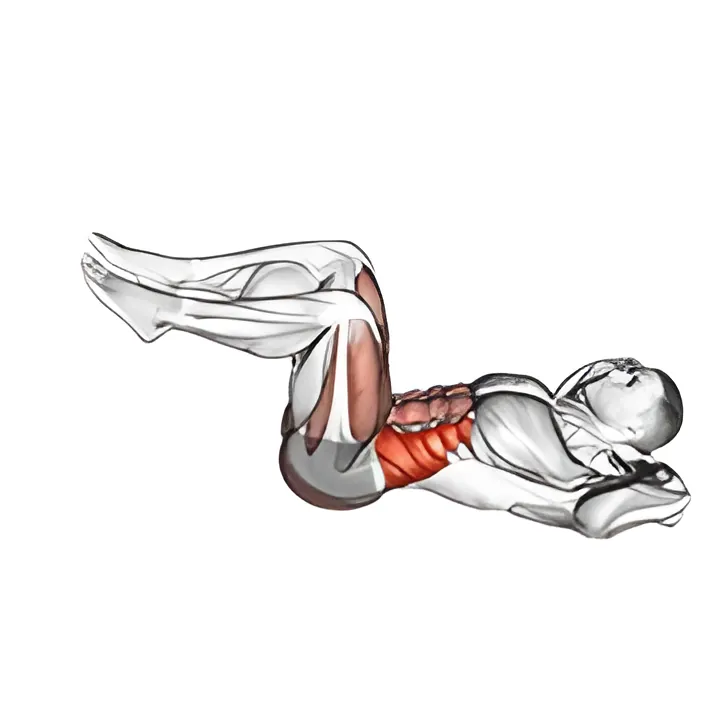
#> input picture app/src/main/assets/img/0003.webp, 720 x 720 px; its folder holds only this picture in this run
$ python build_boxes.py
#> lines starting #> are read from the running program, lines starting #| are printed output that depends on the picture
# -*- coding: utf-8 -*-
"""给每个动作算一个「主体框」，让不同动作在同样大小的卡片里看起来一样大。

素材是 960x960 白底，但人物在画面里的大小差别很大（占比 18%–100%），直接等比
缩放会出现「这张人很小、那张顶到边」。这里离线算全部内容（静图 + 动图关键帧的并集，
保证动起来不会跑到框外），归一化后写进 assets/boxes.json，运行时 PhotoView 按框
做 fitCenter。

用法：python tools/build_boxes.py
"""
import json
import os
from PIL import Image, ImageChops

ROOT = os.path.dirname(os.path.dirname(os.path.abspath(__file__)))
ASSETS = os.path.join(ROOT, 'app', 'src', 'main', 'assets')
SRC = os.path.join(ASSETS, 'img')
ANIM = os.path.join(ASSETS, 'anim')
OUT = os.path.join(ASSETS, 'boxes.json')

THRESH = 10      # 与纯白的差异阈值（0-255）
PAD = 0.035      # 四周留白，占画面边长比例
WORK = 192       # 先缩到 192 再算，快且够准
MAX_FRAMES = 6   # 动图最多抽这么多帧


def bbox_px(im):
    im = im.convert('L')
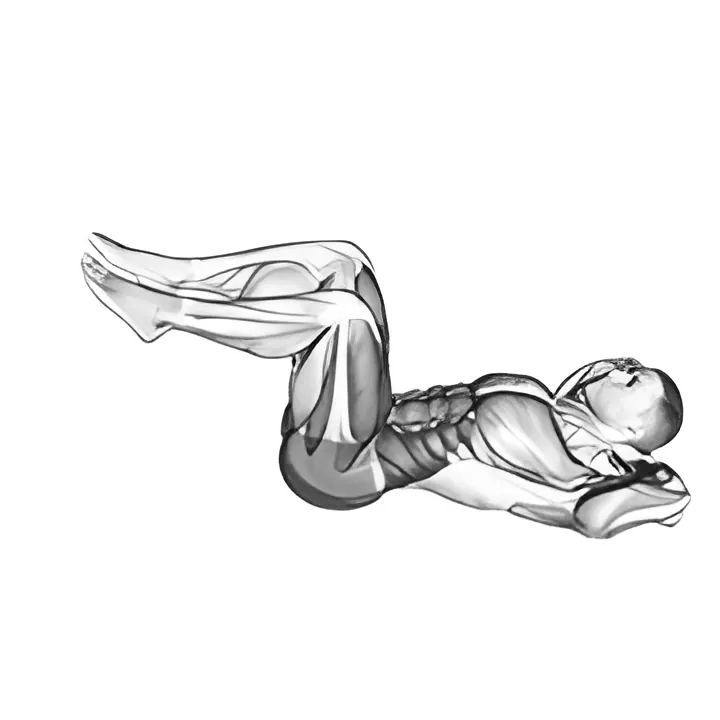
#> im: PIL image 720x720 L; min 0, max 255, mean 241.8
    if im.size != (WORK, WORK):
        im = im.resize((WORK, WORK), Image.BILINEAR)
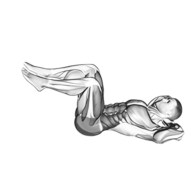
#> im: PIL image 192x192 L; min 29, max 255, mean 241.8
    diff = ImageChops.difference(im, Image.new('L', im.size, 255))
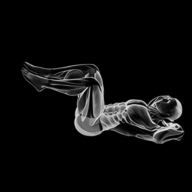
#> diff: PIL image 192x192 L; min 0, max 226, mean 13.2
    return diff.point(lambda v: 255 if v > THRESH else 0).getbbox()


def union_box(img_id):
    l = t = WORK
    r = b = 0
    seen = False

    boxes = []
    still = os.path.join(SRC, img_id + '.webp')
    if os.path.exists(still):
        boxes.append(bbox_px(Image.open(still)))
    anim = os.path.join(ANIM, img_id + '.webp')
    if os.path.exists(anim):
        try:
            a = Image.open(anim)
#> a is the input picture: PIL image 720x720 RGB; mean R, G, B 243.2, 241.3, 240.9
            n = getattr(a, 'n_frames', 1)
#> n = 1
            step = max(1, n // MAX_FRAMES)
#> step = 1
            for i in range(0, n, step):
                a.seek(i)
                boxes.append(bbox_px(a))
#> after the loop, boxes = [(21, 61, 185, 144), (21, 61, 185, 144)]
        except Exception:
            pass

    for bb in boxes:
        if not bb:
            continue
        seen = True
        l, t = min(l, bb[0]), min(t, bb[1])
        r, b = max(r, bb[2]), max(b, bb[3])
#> this loop made 2 passes
    if not seen:
        return [0.0, 0.0, 1.0, 1.0]

    l, t, r, b = [v / float(WORK) for v in (l, t, r, b)]
#> l = 0.109; t = 0.318; r = 0.964; b = 0.75
    # 极窄的线（伸直的腿、杠铃杆）撑不满画面，给最小边长，避免过度放大
    min_side = 0.32
    if r - l < min_side:
        c = (l + r) / 2.0
        l, r = c - min_side / 2.0, c + min_side / 2.0
    if b - t < min_side:
        c = (t + b) / 2.0
        t, b = c - min_side / 2.0, c + min_side / 2.0
    l, t = l - PAD, t - PAD
#> l = 0.0744; t = 0.283
    r, b = r + PAD, b + PAD
#> r = 0.999; b = 0.785
    # 夹回画面内，同时保持边长不缩水（否则又回到大小不一）
    if l < 0:
        r -= l
        l = 0
    if t < 0:
        b -= t
        t = 0
    if r > 1:
        l -= r - 1
        r = 1
    if b > 1:
        t -= b - 1
        b = 1
    l, t = max(0.0, l), max(0.0, t)
    return [round(l, 3), round(t, 3), round(r, 3), round(b, 3)]


def main():
    if not os.path.isdir(SRC):
        raise SystemExit('缺少 %s，先跑 tools/build_media.py' % SRC)
    ids = sorted(f[:-5] for f in os.listdir(SRC) if f.endswith('.webp'))
    out = {}
    for i, k in enumerate(ids):
        out[k] = union_box(k)
        if i % 150 == 0:
            print('  %d/%d' % (i, len(ids)))
    with open(OUT, 'w', encoding='utf-8') as fp:
        json.dump(out, fp, separators=(',', ':'))
    sides = [max(v[2] - v[0], v[3] - v[1]) for v in out.values()]
#> sides = [0.925]
    print('写出 %d 个主体框 -> %s (%.1f KB)' %
          (len(out), os.path.relpath(OUT, ROOT), os.path.getsize(OUT) / 1024.0))
#| 写出 1 个主体框 -> app/src/main/assets/boxes.json (0.0 KB)
    print('框最长边 min %.2f / avg %.2f / max %.2f' %
          (min(sides), sum(sides) / len(sides), max(sides)))
#| 框最长边 min 0.93 / avg 0.93 / max 0.93


if __name__ == '__main__':
    main()

$ run again, on app/src/main/assets/img/0083.webp
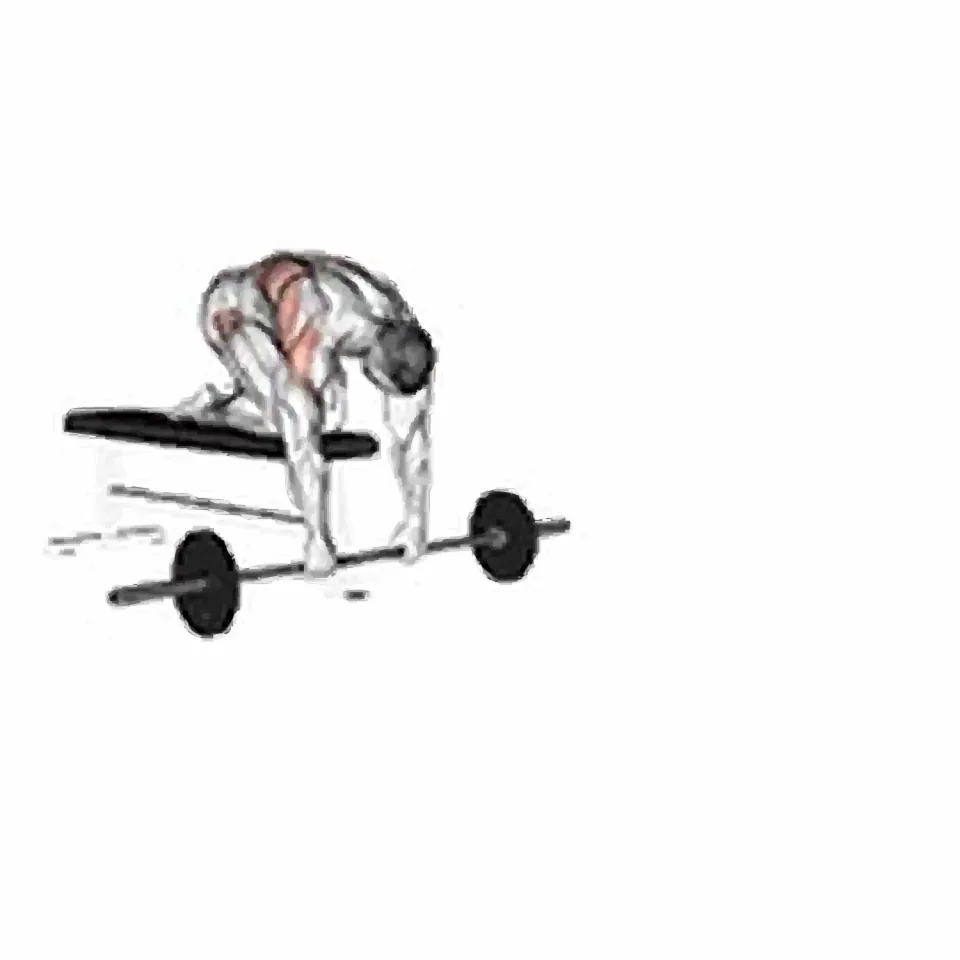
#> input picture app/src/main/assets/img/0083.webp, 960 x 960 px
#> in bbox_px, `im = im.resize((WORK, WORK), Image.BILINEAR)`:
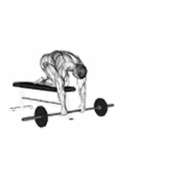
#> im: PIL image 192x192 L; min 4, max 255, mean 244
#> in bbox_px, `diff = ImageChops.difference(im, Image.new('L', im.size, 255))`:
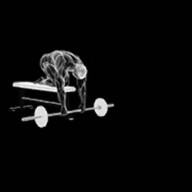
#> diff: PIL image 192x192 L; min 0, max 251, mean 11
#> in union_box, a is the input picture: PIL image 960x960 RGB; mean R, G, B 244.2, 244, 243.9
#> n = 1
#> after the loop in union_box, `for i in range(0, n, step):`: boxes = [(9, 49, 115, 129), (9, 49, 115, 129)]
#> the loop in union_box, `for bb in boxes:` made 2 passes
#> in union_box, `l, t, r, b = [v / float(WORK) for v in (l, t, r, b)]`: l = 0.0469; t = 0.255; r = 0.599; b = 0.672
#> in union_box, `l, t = l - PAD, t - PAD`: l = 0.0119; t = 0.22
#> in union_box, `r, b = r + PAD, b + PAD`: r = 0.634; b = 0.707
#> sides = [0.622]
#| 写出 1 个主体框 -> app/src/main/assets/boxes.json (0.0 KB)
#| 框最长边 min 0.62 / avg 0.62 / max 0.62

$ run again, on app/src/main/assets/img/0137.webp
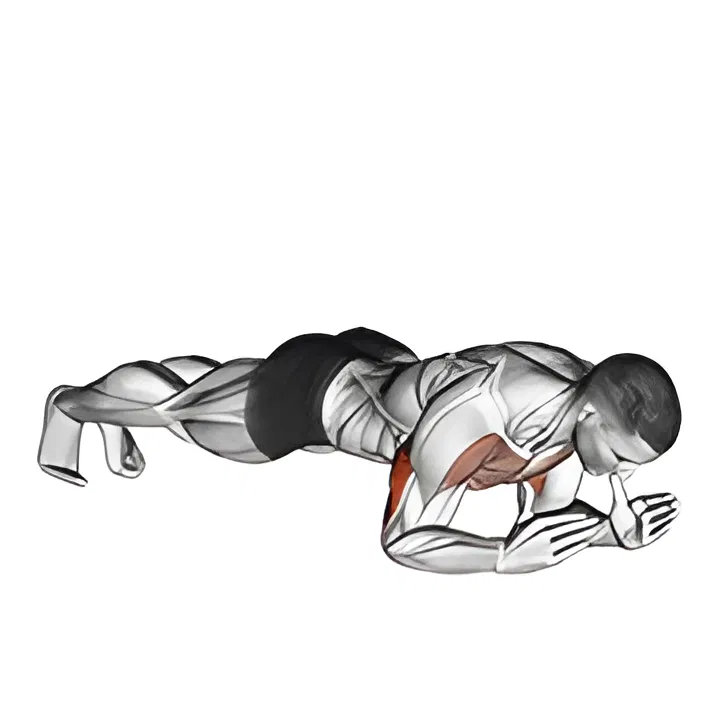
#> input picture app/src/main/assets/img/0137.webp, 720 x 720 px
#> in bbox_px, `im = im.resize((WORK, WORK), Image.BILINEAR)`:
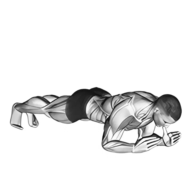
#> im: PIL image 192x192 L; min 15, max 255, mean 234.9
#> in bbox_px, `diff = ImageChops.difference(im, Image.new('L', im.size, 255))`:
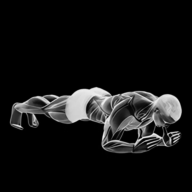
#> diff: PIL image 192x192 L; min 0, max 240, mean 20.1
#> in union_box, a is the input picture: PIL image 720x720 RGB; mean R, G, B 235.3, 234.8, 234.6
#> n = 1
#> after the loop in union_box, `for i in range(0, n, step):`: boxes = [(9, 86, 182, 154), (9, 86, 182, 154)]
#> the loop in union_box, `for bb in boxes:` made 2 passes
#> in union_box, `l, t, r, b = [v / float(WORK) for v in (l, t, r, b)]`: l = 0.0469; t = 0.448; r = 0.948; b = 0.802
#> in union_box, `l, t = l - PAD, t - PAD`: l = 0.0119; t = 0.413
#> in union_box, `r, b = r + PAD, b + PAD`: r = 0.983; b = 0.837
#> sides = [0.971]
#| 写出 1 个主体框 -> app/src/main/assets/boxes.json (0.0 KB)
#| 框最长边 min 0.97 / avg 0.97 / max 0.97

$ run again, on app/src/main/assets/img/0150.webp
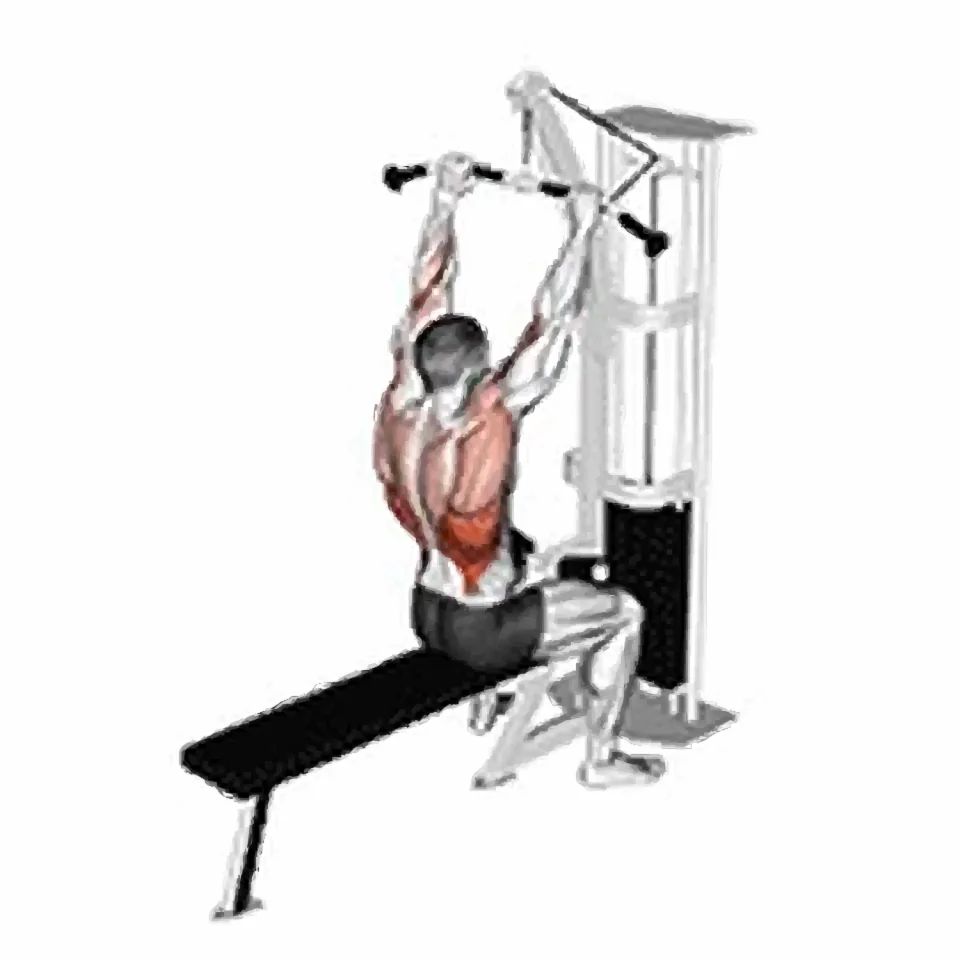
#> input picture app/src/main/assets/img/0150.webp, 960 x 960 px
#> in bbox_px, `im = im.resize((WORK, WORK), Image.BILINEAR)`:
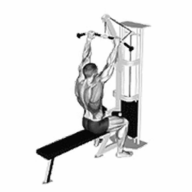
#> im: PIL image 192x192 L; min 3, max 255, mean 231.5
#> in bbox_px, `diff = ImageChops.difference(im, Image.new('L', im.size, 255))`:
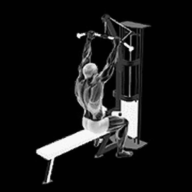
#> diff: PIL image 192x192 L; min 0, max 252, mean 23.5
#> in union_box, a is the input picture: PIL image 960x960 RGB; mean R, G, B 232.3, 231.2, 231
#> n = 1
#> after the loop in union_box, `for i in range(0, n, step):`: boxes = [(35, 14, 152, 185), (35, 14, 152, 185)]
#> the loop in union_box, `for bb in boxes:` made 2 passes
#> in union_box, `l, t, r, b = [v / float(WORK) for v in (l, t, r, b)]`: l = 0.182; t = 0.0729; r = 0.792; b = 0.964
#> in union_box, `l, t = l - PAD, t - PAD`: l = 0.147; t = 0.0379
#> in union_box, `r, b = r + PAD, b + PAD`: r = 0.827; b = 0.999
#> sides = [0.961]
#| 写出 1 个主体框 -> app/src/main/assets/boxes.json (0.0 KB)
#| 框最长边 min 0.96 / avg 0.96 / max 0.96
